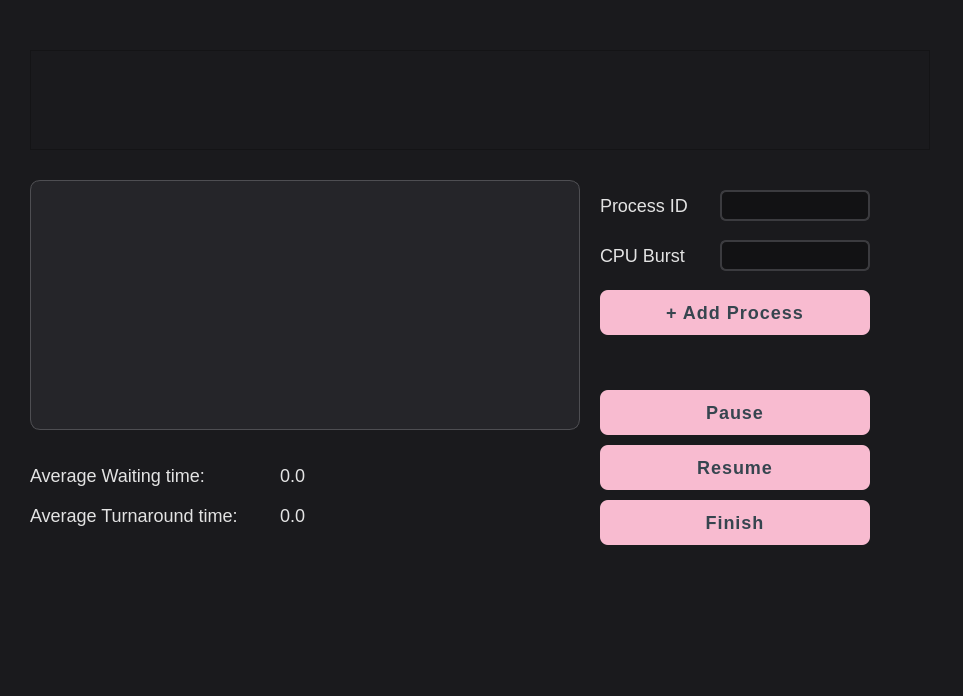
<?xml version="1.0" encoding="UTF-8"?>
<ui version="4.0">
 <class>ResultsWindow</class>
 <widget class="QWidget" name="ResultsWindow">
  <property name="geometry">
   <rect>
    <x>0</x>
    <y>0</y>
    <width>963</width>
    <height>696</height>
   </rect>
  </property>
  <property name="windowTitle">
   <string>Form</string>
  </property>
  <property name="styleSheet">
   <string notr="true">/* Main Background */
QWidget {
    background-color: #1A1A1D;
    color: #E3E3E3;
    font-family: "Quicksand", "Segoe UI", sans-serif;
    font-size: 18px;
}

/* Elegant Tables */
QTableWidget {
    background-color: #252529;
    gridline-color: #3B3B3F;
    border: 1px solid #4E4E52;
    border-radius: 10px;
    selection-background-color: #F48FB1;
    selection-color: #1A1A1D;
}

QHeaderView::section {
    background-color: #2D2D32;
    color: #F48FB1;
    padding: 8px;
    border: none;
    font-weight: bold;
    text-transform: uppercase;
}

/* Light Pink Professional Buttons */
QPushButton {
    background-color: #F8BBD0;
    color: #36454F;
    border-radius: 8px;
    padding: 10px;
    font-weight: 700;
    letter-spacing: 1px;
}

QPushButton:hover {
    background-color: #FCE4EC;
    border: 1px solid #F48FB1;
}

/* Input Fields */
QLineEdit, QComboBox {
    border: 2px solid #3B3B3F;
    border-radius: 6px;
    padding: 5px;
    background: #121214;
    color: #F8BBD0;
}
</string>
  </property>

  <widget class="QGraphicsView" name="graphicsView">
   <property name="geometry">
    <rect>
     <x>30</x>
     <y>50</y>
     <width>900</width>
     <height>100</height>
    </rect>
   </property>
  </widget>

  <widget class="QTableWidget" name="processTable">
  <property name="geometry">
    <rect>
    <x>30</x>
    <y>180</y>
    <width>550</width> <height>250</height>
    </rect>
  </property>
  <property name="styleSheet">
    <string>QTableWidget { font-size: 14px; } QHeaderView { font-size: 12px; }</string>
  </property>
  </widget>

  <widget class="QLabel" name="label_8">
   <property name="geometry">
    <rect>
      <x>600</x>
      <y>190</y>
      <width>110</width>
      <height>31</height>
    </rect>
   </property>
   <property name="text">
    <string>Process ID</string>
   </property>
  </widget>

  <widget class="QLineEdit" name="plainTextEdit">
   <property name="geometry">
    <rect>
      <x>720</x>
      <y>190</y>
      <width>150</width>
      <height>31</height>
    </rect>
   </property>
  </widget>

  <widget class="QLabel" name="label_11">
   <property name="geometry">
    <rect>
      <x>600</x>
      <y>240</y>
      <width>110</width>
      <height>31</height>
    </rect>
   </property>
   <property name="text">
    <string>CPU Burst</string>
   </property>
  </widget>

  <widget class="QLineEdit" name="plainTextEdit_2">
   <property name="geometry">
    <rect>
      <x>720</x>
      <y>240</y>
      <width>150</width>
      <height>31</height>
    </rect>
   </property>
  </widget>

  <widget class="QPushButton" name="pushButton">
   <property name="geometry">
    <rect>
      <x>600</x>
      <y>290</y>
      <width>270</width>
      <height>45</height>
    </rect>
   </property>
   <property name="text">
    <string>+ Add Process</string>
   </property>
  </widget>

  <widget class="QPushButton" name="pushButton_2">
   <property name="geometry">
    <rect>
      <x>600</x>
      <y>390</y>
      <width>270</width>
      <height>45</height>
    </rect>
   </property>
   <property name="text">
    <string>Pause</string>
   </property>
  </widget>

  <widget class="QPushButton" name="pushButton_3">
   <property name="geometry">
    <rect>
      <x>600</x>
      <y>445</y>
      <width>270</width>
      <height>45</height>
    </rect>
   </property>
   <property name="text">
    <string>Resume</string>
   </property>
  </widget>

  <widget class="QPushButton" name="pushButton_4">
   <property name="geometry">
    <rect>
      <x>600</x>
      <y>500</y>
      <width>270</width>
      <height>45</height>
    </rect>
   </property>
   <property name="text">
    <string>Finish</string>
   </property>
  </widget>

  <widget class="QLabel" name="label_10">
   <property name="geometry">
    <rect>
     <x>30</x>
     <y>460</y>
     <width>240</width>
     <height>31</height>
    </rect>
   </property>
   <property name="text">
    <string>Average Waiting time:</string>
   </property>
  </widget>

  <widget class="QLabel" name="label">
   <property name="geometry">
    <rect>
      <x>280</x>
      <y>460</y>
      <width>90</width>
      <height>31</height>
    </rect>
   </property>
   <property name="text">
    <string>0.0</string>
   </property>
  </widget>

  <widget class="QLabel" name="label_9">
   <property name="geometry">
    <rect>
     <x>30</x>
     <y>500</y>
     <width>240</width>
     <height>31</height>
    </rect>
   </property>
   <property name="text">
    <string>Average Turnaround time:</string>
   </property>
  </widget>

  <widget class="QLabel" name="label_12">
   <property name="geometry">
    <rect>
      <x>280</x>
      <y>500</y>
      <width>90</width>
      <height>31</height>
    </rect>
   </property>
   <property name="text">
    <string>0.0</string>
   </property>
  </widget>

 </widget>
 <resources/>
 <connections/>
</ui>
